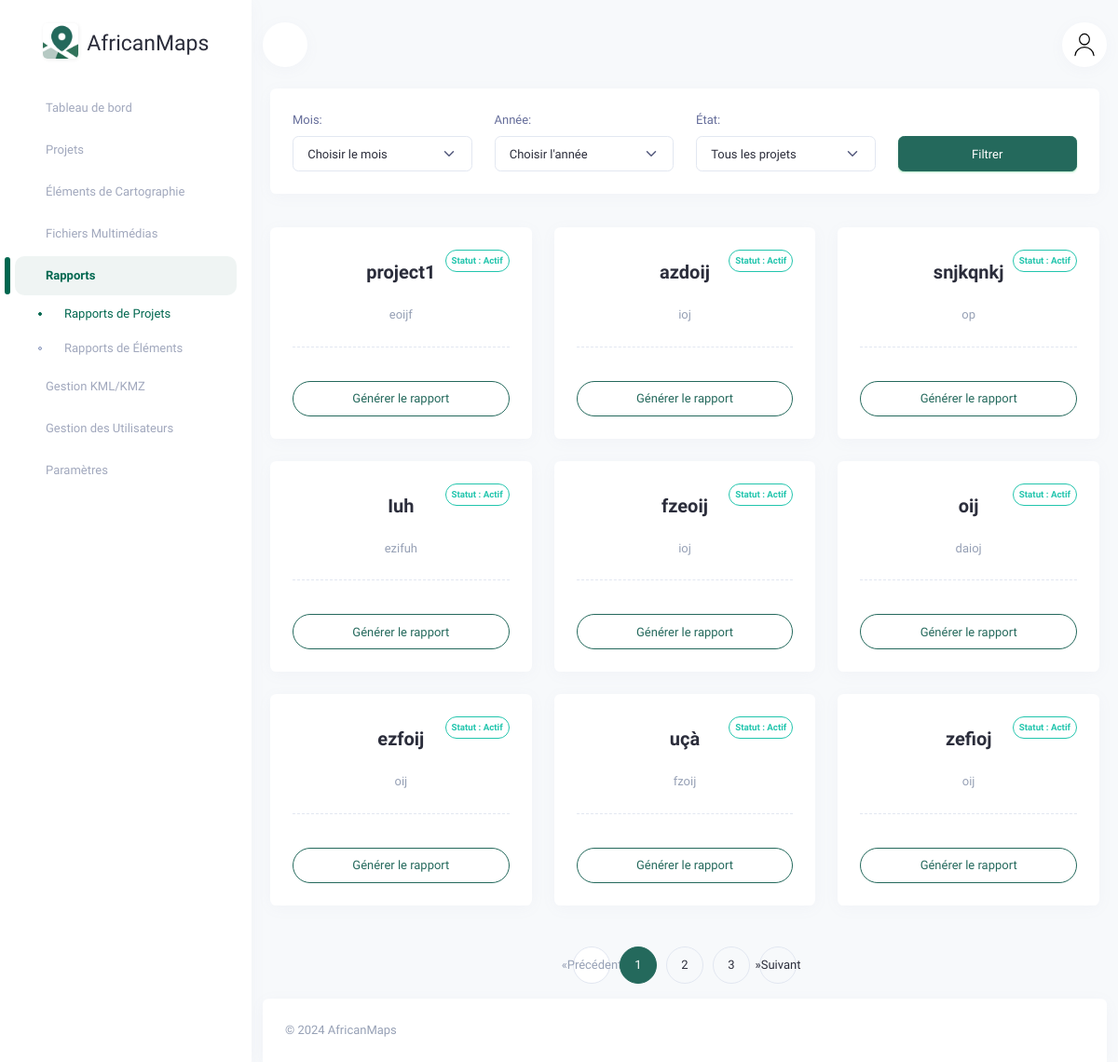
Page /rapport/project/ on the earlier database version.
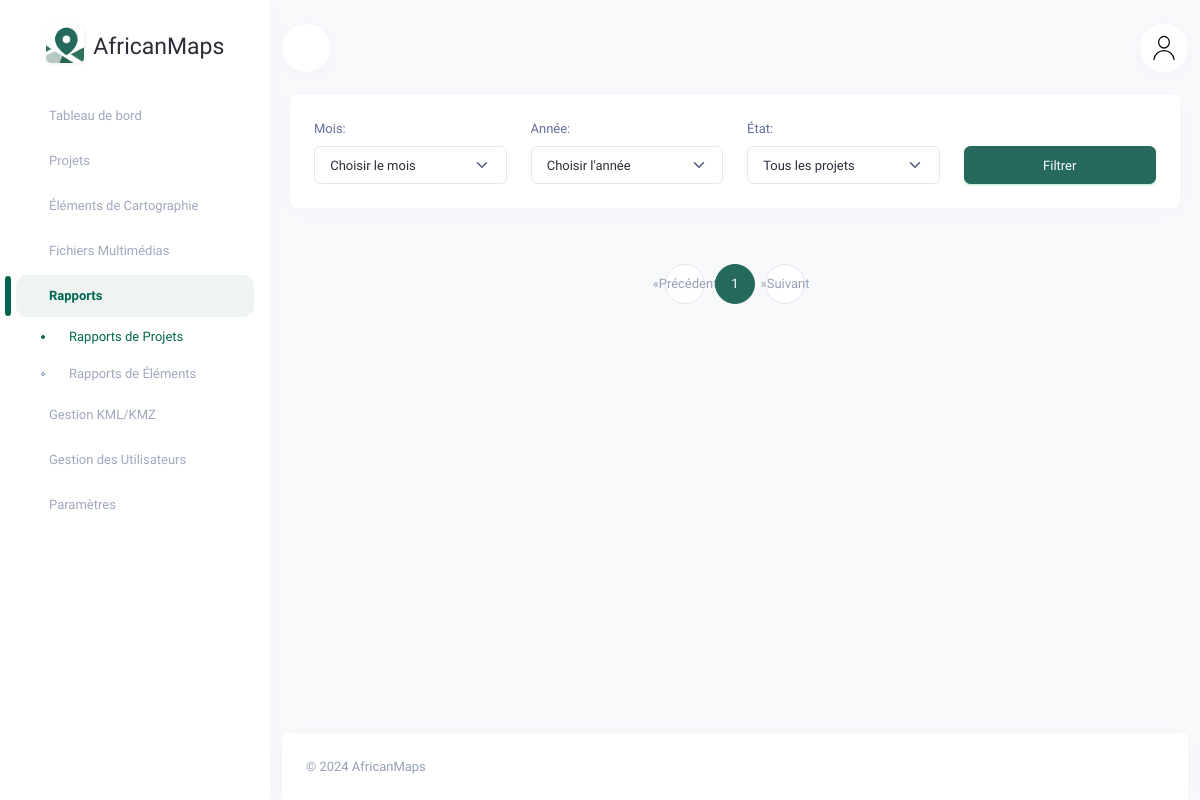
Same page on the later database version.
### dashboard_app/models.py (models this page shows, shortened)
class Location(models.Model):
    geojson = models.TextField()
    description = models.TextField()
    name = models.CharField(max_length=100)
    created_at = models.DateTimeField(auto_now_add=True)
    archived = models.BooleanField(default=False)

### dashboard_app/views.py (the view)
# urls.py: path('rapport/project/', views.project_report, name='project_report'),
def project_report(request):
    month = request.GET.get('month')
    year = request.GET.get('year')
    archived = request.GET.get('archived')
    locations = Location.objects.all().order_by('-created_at')
    if month and not year:
        current_year = datetime.now().year
        locations = locations.filter(created_at__year=current_year, created_at__month=month)
    elif year:
        locations = locations.filter(created_at__year=year)
        if month:
            locations = locations.filter(created_at__month=month)
    if archived == 'archived':
        locations = locations.filter(archived=True)
    elif archived == 'non_archived':
        locations = locations.filter(archived=False)
    paginator = Paginator(locations, 9)
    page_number = request.GET.get('page')
    page_obj = paginator.get_page(page_number)
    months = [{'name': datetime(2000, i, 1).strftime('%B'), 'value': i} for i in range(1, 13)]
    years = range(2020, datetime.now().year + 1)
    context = {
        'page_obj': page_obj,  # Objet de pagination pour gérer l'affichage des pages
        'months': months,      # Liste des mois pour le filtre
        'years': years,        # Liste des années pour le filtre
    }
    return render(request, 'dashboard_app/web/project_report.html', context)

### dashboard_app/context_processors.py (called while the page is built)
def user_context(request):
    user = request.user
    return {
        'username': user.username if user.is_authenticated else 'Invité',
        'role': 'Administrateur' if user.is_staff else 'Utilisateur',
    }

### dashboard_app/templates/dashboard_app/web/project_report.html (shortened to what the changed rows need)
{% extends 'dashboard_app/web/base.html' %}
{% load static %}
{% block content %}
<div class="row">
    {% for location in page_obj %}
    <div class="col-md-6 col-lg-4">
        <div class="card position-relative">
            <div class="card-body">
                <div class="position-absolute top-0 end-0 mt-3 me-3 text-end">
                    {% if location.archived %}
                        <span class="badge rounded-pill bg-transparent border border-danger text-danger p-1 d-block">
                            Statut : Archivé
                        </span>
                    {% else %}
                        <span class="badge rounded-pill border border-success text-success p-1 d-block">
                            Statut : Actif
                        </span>
                    {% endif %}
                </div>
                <div class="text-center border-dashed-bottom pb-3">
                    <h5 class="fw-bold my-2 fs-20">{{ location.name }}</h5>
                    <p class="text-muted mt-3 mb-0">{{ location.description|truncatechars:100 }}</p>
                </div>
                <div class="mt-3 w-100">
                    <form method="post" action="{% url 'generate-location-word' location.id %}">
                        <button type="submit" class="btn rounded-pill btn-outline-primary w-100 mt-2">Générer le rapport</button>
                    </form>
                </div>
            </div>
        </div>
    </div>
    {% endfor %}
</div>
<ul class="pagination justify-content-center">
    {% for num in page_obj.paginator.page_range %}
        {% if page_obj.number == num %}
            <li class="page-item active">
                <a class="page-link" href="#">{{ num }}</a>
            </li>
        {% else %}
            <li class="page-item">
                <a class="page-link" href="?page={{ num }}">{{ num }}</a>
            </li>
        {% endif %}
    {% endfor %}
    {% if page_obj.has_next %}
        <li class="page-item">
            <a class="page-link" href="?page={{ page_obj.next_page_number }}" aria-label="Suivant">
                <span aria-hidden="true">»</span>
                <span class="sr-only">Suivant</span>
            </a>
        </li>
    {% else %}
        <li class="page-item disabled">
            <a class="page-link" href="#" aria-label="Suivant">
                <span aria-hidden="true">»</span>
                <span class="sr-only">Suivant</span>
            </a>
        </li>
    {% endif %}
</ul>
{% endblock content %}

Differences in the rows shown:
removed Location: archived "Statut : Actif", name "project1", description "eoijf"
removed Location: archived "Statut : Actif", name "azdoij", description "ioj"
removed Location: archived "Statut : Actif", name "snjkqnkj", description "op"
removed Location: archived "Statut : Actif", name "Iuh", description "ezifuh"
removed Location: archived "Statut : Actif", name "fzeoij", description "ioj"
removed Location: archived "Statut : Actif", name "oij", description "daioj"
removed Location: archived "Statut : Actif", name "ezfoij", description "oij"
removed Location: archived "Statut : Actif", name "uçà", description "fzoij"
removed Location: archived "Statut : Actif", name "zefioj", description "oij"
Other differences:
list line gone: "2"
list line gone: "3"
